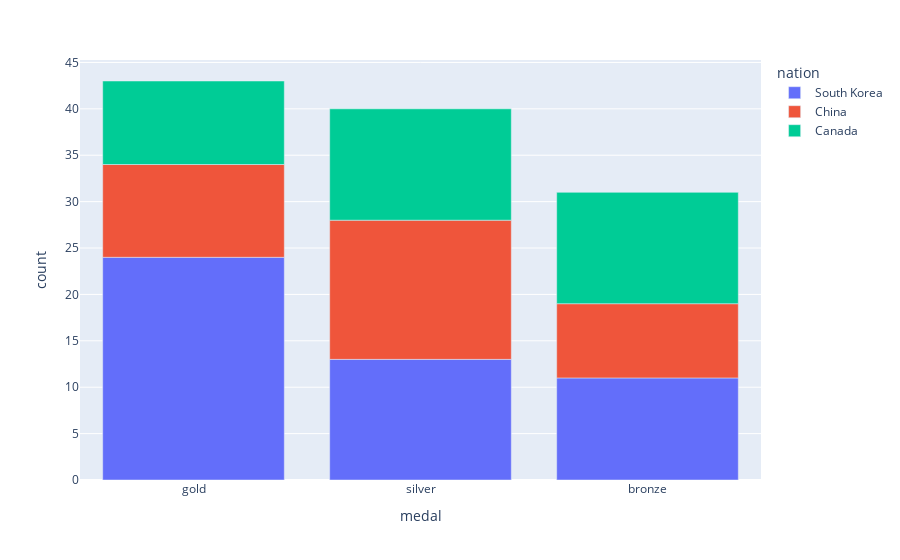

The notebook cell saved with this chart:
### Code cell
import plotly.express as px
df = px.data.medals_long()

df

fig = px.bar(df, x="medal", y="count", color="nation", text_auto=False)
fig.show()

### Figure 1 — Plotly figure (JSON) as saved in the notebook; plotly's stock layout.template omitted (floating-point values rounded to 4 significant figures)
{"data": [{"alignmentgroup": "True", "hovertemplate": "nation=South Korea<br>medal=%{x}<br>count=%{y}<extra></extra>", "legendgroup": "South Korea", "marker": {"color": "#636efa", "pattern": {"shape": ""}}, "name": "South Korea", "offsetgroup": "South Korea", "orientation": "v", "showlegend": true, "textposition": "auto", "type": "bar", "x": ["gold", "silver", "bronze"], "xaxis": "x", "y": [24, 13, 11], "yaxis": "y"}, {"alignmentgroup": "True", "hovertemplate": "nation=China<br>medal=%{x}<br>count=%{y}<extra></extra>", "legendgroup": "China", "marker": {"color": "#EF553B", "pattern": {"shape": ""}}, "name": "China", "offsetgroup": "China", "orientation": "v", "showlegend": true, "textposition": "auto", "type": "bar", "x": ["gold", "silver", "bronze"], "xaxis": "x", "y": [10, 15, 8], "yaxis": "y"}, {"alignmentgroup": "True", "hovertemplate": "nation=Canada<br>medal=%{x}<br>count=%{y}<extra></extra>", "legendgroup": "Canada", "marker": {"color": "#00cc96", "pattern": {"shape": ""}}, "name": "Canada", "offsetgroup": "Canada", "orientation": "v", "showlegend": true, "textposition": "auto", "type": "bar", "x": ["gold", "silver", "bronze"], "xaxis": "x", "y": [9, 12, 12], "yaxis": "y"}], "layout": {"autosize": true, "barmode": "relative", "legend": {"title": {"text": "nation"}, "tracegroupgap": 0}, "margin": {"t": 60}, "xaxis": {"anchor": "y", "autorange": true, "domain": [0, 1], "range": [-0.5, 2.5], "title": {"text": "medal"}, "type": "category"}, "yaxis": {"anchor": "x", "autorange": true, "domain": [0, 1], "range": [0, 45.26], "title": {"text": "count"}, "type": "linear"}}}
